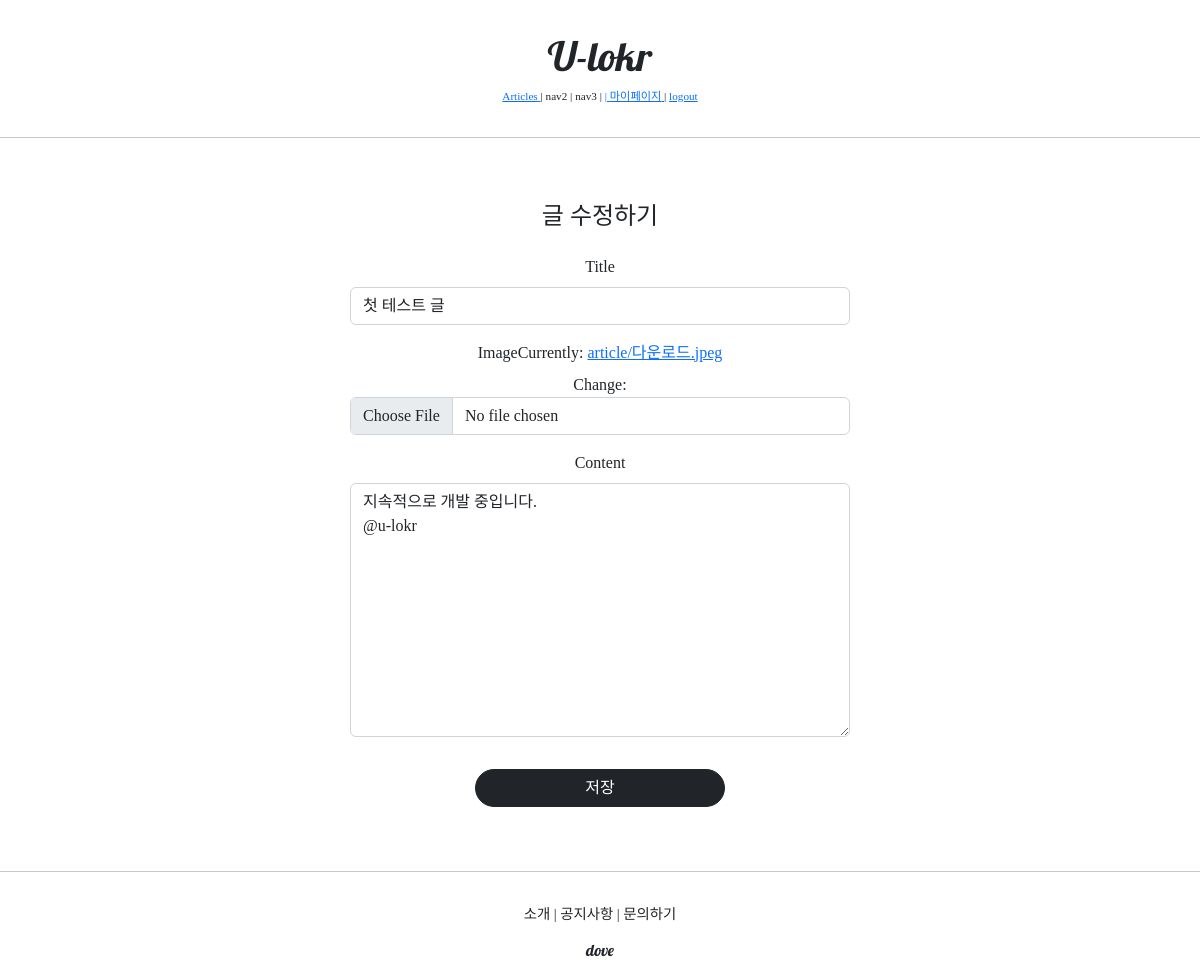
Before: /articles/update/1 (signed in) with the older database file.
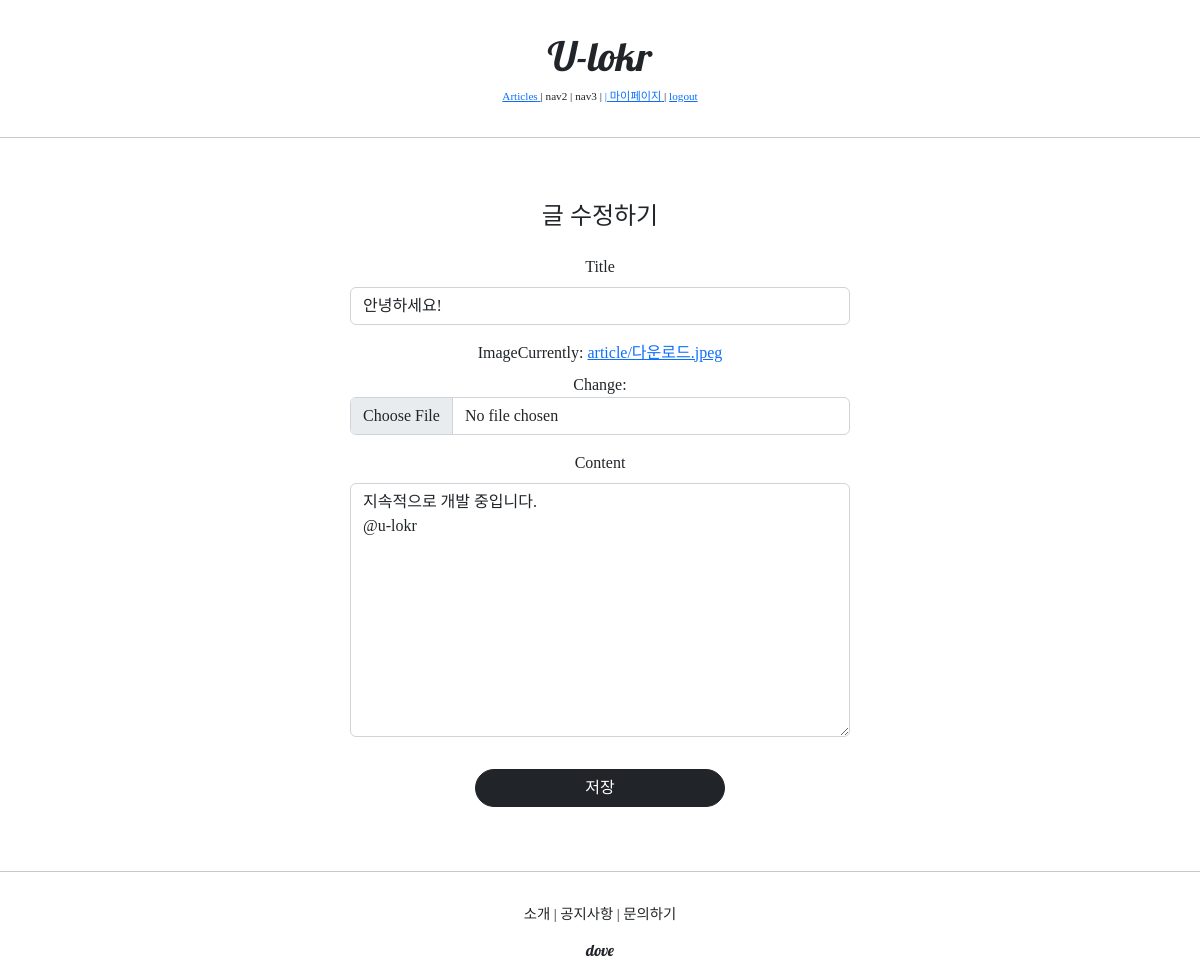
After: the same page with the newer database file.
### articleapp/models.py (models this page shows)
class Article(models.Model):
    writer = models.ForeignKey(User, on_delete=models.SET_NULL, related_name='article', null=True) #탈퇴 시 게시글이 사라지지 않고 NULL로 변환 (??) #set_NULL이라서 null=True도 해줘야 한다
    title = models.CharField(max_length=200, null=True)
    image = models.ImageField(upload_to='article/', null=False) #media/article에 저장된다.
    content = models.TextField(null=True)
    created_at = models.DateField(auto_now_add=True, null=True)

### articleapp/views.py (the view, shortened to what this page needs)
# urls.py: path('update/<int:pk>', ArticleUpdateView.as_view(template_name='articleapp/update.html'), name='update'),
@method_decorator(article_ownership_required, 'get')
@method_decorator(article_ownership_required, 'post')
class ArticleUpdateView(UpdateView):
    model = Article
    form_class = ArticleCreationForm
    template_name = 'articleapp/update.html'
    context_object_name = 'target_article'

### articleapp/forms.py
class ArticleCreationForm(ModelForm): #모델을 form으로 변한
    class Meta:
        model = Article
        fields = ['title','image','content']

### articleapp/templates/articleapp/update.html (shortened to what this page needs)
{% extends 'base.html' %}
{% load bootstrap4 %}
{% block content %}
	<div style="text-align:center; max-width:500px; margin:4rem auto;">
        <div class="mb-4">
            <h4>글 수정하기</h4>
        </div>
        <form action="{% url 'articleapp:update' pk=target_article.pk %}" method="post" enctype="multipart/form-data">
            {% bootstrap_form form %}
            <input type="submit" class="btn btn-dark rounded-pill col-6 mt-3" value="저장">
        </form>
    </div>
{% endblock %}

Changed rows visible on the page:
changed Article "지속적으로 개발 중입니다. @u-lokr": title "첫 테스트 글" → "안녕하세요!"
